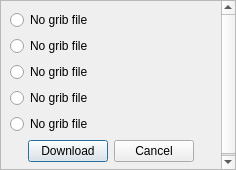
<?xml version="1.0" encoding="UTF-8"?>
<ui version="4.0">
 <class>DialogVLMGrib_pc_ui</class>
 <widget class="QDialog" name="DialogVLMGrib_pc_ui">
  <property name="geometry">
   <rect>
    <x>0</x>
    <y>0</y>
    <width>236</width>
    <height>170</height>
   </rect>
  </property>
  <property name="windowTitle">
   <string>VLM grib download</string>
  </property>
  <layout class="QHBoxLayout" name="horizontalLayout_2">
   <property name="leftMargin">
    <number>0</number>
   </property>
   <property name="topMargin">
    <number>0</number>
   </property>
   <property name="rightMargin">
    <number>0</number>
   </property>
   <property name="bottomMargin">
    <number>0</number>
   </property>
   <item>
    <widget class="QScrollArea" name="scrollArea">
     <property name="widgetResizable">
      <bool>true</bool>
     </property>
     <widget class="QWidget" name="scrollAreaWidgetContents">
      <property name="geometry">
       <rect>
        <x>0</x>
        <y>0</y>
        <width>234</width>
        <height>168</height>
       </rect>
      </property>
      <layout class="QVBoxLayout" name="verticalLayout">
       <item>
        <widget class="QRadioButton" name="radio1">
         <property name="text">
          <string>No grib file</string>
         </property>
        </widget>
       </item>
       <item>
        <widget class="QRadioButton" name="radio2">
         <property name="text">
          <string>No grib file</string>
         </property>
        </widget>
       </item>
       <item>
        <widget class="QRadioButton" name="radio3">
         <property name="text">
          <string>No grib file</string>
         </property>
        </widget>
       </item>
       <item>
        <widget class="QRadioButton" name="radio4">
         <property name="text">
          <string>No grib file</string>
         </property>
        </widget>
       </item>
       <item>
        <widget class="QRadioButton" name="radio5">
         <property name="text">
          <string>No grib file</string>
         </property>
        </widget>
       </item>
       <item>
        <layout class="QHBoxLayout" name="horizontalLayout">
         <item>
          <spacer name="horizontalSpacer">
           <property name="orientation">
            <enum>Qt::Horizontal</enum>
           </property>
           <property name="sizeHint" stdset="0">
            <size>
             <width>40</width>
             <height>20</height>
            </size>
           </property>
          </spacer>
         </item>
         <item>
          <widget class="QPushButton" name="btn_download">
           <property name="text">
            <string>Download</string>
           </property>
          </widget>
         </item>
         <item>
          <widget class="QPushButton" name="btn_cancel">
           <property name="text">
            <string>Cancel</string>
           </property>
          </widget>
         </item>
         <item>
          <spacer name="horizontalSpacer_2">
           <property name="orientation">
            <enum>Qt::Horizontal</enum>
           </property>
           <property name="sizeHint" stdset="0">
            <size>
             <width>40</width>
             <height>20</height>
            </size>
           </property>
          </spacer>
         </item>
        </layout>
       </item>
       <item>
        <spacer name="verticalSpacer">
         <property name="orientation">
          <enum>Qt::Vertical</enum>
         </property>
         <property name="sizeHint" stdset="0">
          <size>
           <width>20</width>
           <height>40</height>
          </size>
         </property>
        </spacer>
       </item>
      </layout>
     </widget>
    </widget>
   </item>
  </layout>
 </widget>
 <resources/>
 <connections>
  <connection>
   <sender>btn_cancel</sender>
   <signal>clicked()</signal>
   <receiver>DialogVLMGrib_pc_ui</receiver>
   <slot>slot_cancel()</slot>
   <hints>
    <hint type="sourcelabel">
     <x>210</x>
     <y>145</y>
    </hint>
    <hint type="destinationlabel">
     <x>357</x>
     <y>117</y>
    </hint>
   </hints>
  </connection>
  <connection>
   <sender>btn_download</sender>
   <signal>clicked()</signal>
   <receiver>DialogVLMGrib_pc_ui</receiver>
   <slot>slot_download()</slot>
   <hints>
    <hint type="sourcelabel">
     <x>94</x>
     <y>155</y>
    </hint>
    <hint type="destinationlabel">
     <x>3</x>
     <y>163</y>
    </hint>
   </hints>
  </connection>
 </connections>
 <slots>
  <slot>slot_download()</slot>
  <slot>slot_cancel()</slot>
 </slots>
</ui>
